Frame 1 (no input): blank canvas, image omitted
Frame 60 (no input): blank canvas, image omitted
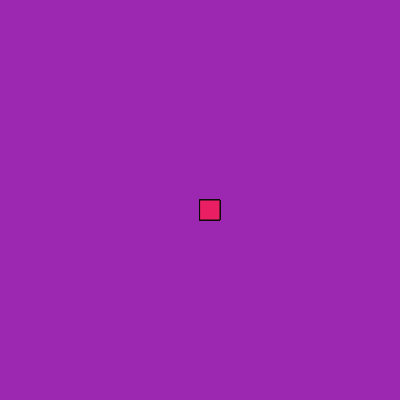
Frame 120 (the mouse pressed at the canvas centre since frame 60)

The p5.js sketch whose frames 1 and 60 were blank and that drew this single picture after the mouse press (run headless with seeded random() and noise() and a simulated clock; from frame 60 on, the mouse is pressed at the canvas centre):

// p5.js sketch
// ── sketch.js
function setup() {
    createCanvas(400, 400);background("#9C27B0")
  }
  
  function draw() {
    
    stroke("rgb(12,11,11)")
    fill("#E91E63")
    
    if(mouseIsPressed) {
    rect(mouseX,mouseY,20,20);
  }
    }
    
